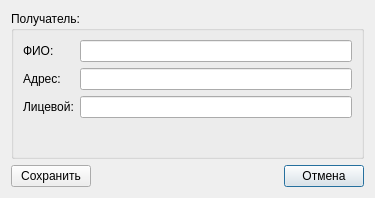
<?xml version="1.0" encoding="UTF-8"?>
<ui version="4.0">
 <class>DialogRecepient</class>
 <widget class="QDialog" name="DialogRecepient">
  <property name="windowModality">
   <enum>Qt::ApplicationModal</enum>
  </property>
  <property name="geometry">
   <rect>
    <x>0</x>
    <y>0</y>
    <width>375</width>
    <height>198</height>
   </rect>
  </property>
  <property name="sizePolicy">
   <sizepolicy hsizetype="Fixed" vsizetype="Fixed">
    <horstretch>0</horstretch>
    <verstretch>0</verstretch>
   </sizepolicy>
  </property>
  <property name="windowTitle">
   <string>Получатель</string>
  </property>
  <layout class="QGridLayout" name="gridLayout">
   <item row="1" column="2">
    <widget class="QPushButton" name="cancel">
     <property name="text">
      <string>Отмена</string>
     </property>
    </widget>
   </item>
   <item row="1" column="0">
    <widget class="QPushButton" name="save">
     <property name="text">
      <string>Сохранить</string>
     </property>
    </widget>
   </item>
   <item row="1" column="1">
    <spacer name="horizontalSpacer">
     <property name="orientation">
      <enum>Qt::Horizontal</enum>
     </property>
     <property name="sizeHint" stdset="0">
      <size>
       <width>40</width>
       <height>20</height>
      </size>
     </property>
    </spacer>
   </item>
   <item row="0" column="0" colspan="3">
    <widget class="QGroupBox" name="groupBox">
     <property name="title">
      <string>Получатель:</string>
     </property>
     <layout class="QGridLayout" name="gridLayout_2">
      <item row="0" column="0">
       <widget class="QLabel" name="label">
        <property name="text">
         <string>ФИО:</string>
        </property>
       </widget>
      </item>
      <item row="0" column="1">
       <widget class="QLineEdit" name="name"/>
      </item>
      <item row="1" column="0">
       <widget class="QLabel" name="label_2">
        <property name="text">
         <string>Адрес:</string>
        </property>
       </widget>
      </item>
      <item row="2" column="1">
       <widget class="QLineEdit" name="number"/>
      </item>
      <item row="2" column="0">
       <widget class="QLabel" name="label_3">
        <property name="text">
         <string>Лицевой:</string>
        </property>
       </widget>
      </item>
      <item row="1" column="1">
       <widget class="QLineEdit" name="address"/>
      </item>
      <item row="3" column="0">
       <spacer name="verticalSpacer">
        <property name="orientation">
         <enum>Qt::Vertical</enum>
        </property>
        <property name="sizeHint" stdset="0">
         <size>
          <width>20</width>
          <height>40</height>
         </size>
        </property>
       </spacer>
      </item>
     </layout>
    </widget>
   </item>
  </layout>
 </widget>
 <resources/>
 <connections/>
</ui>
